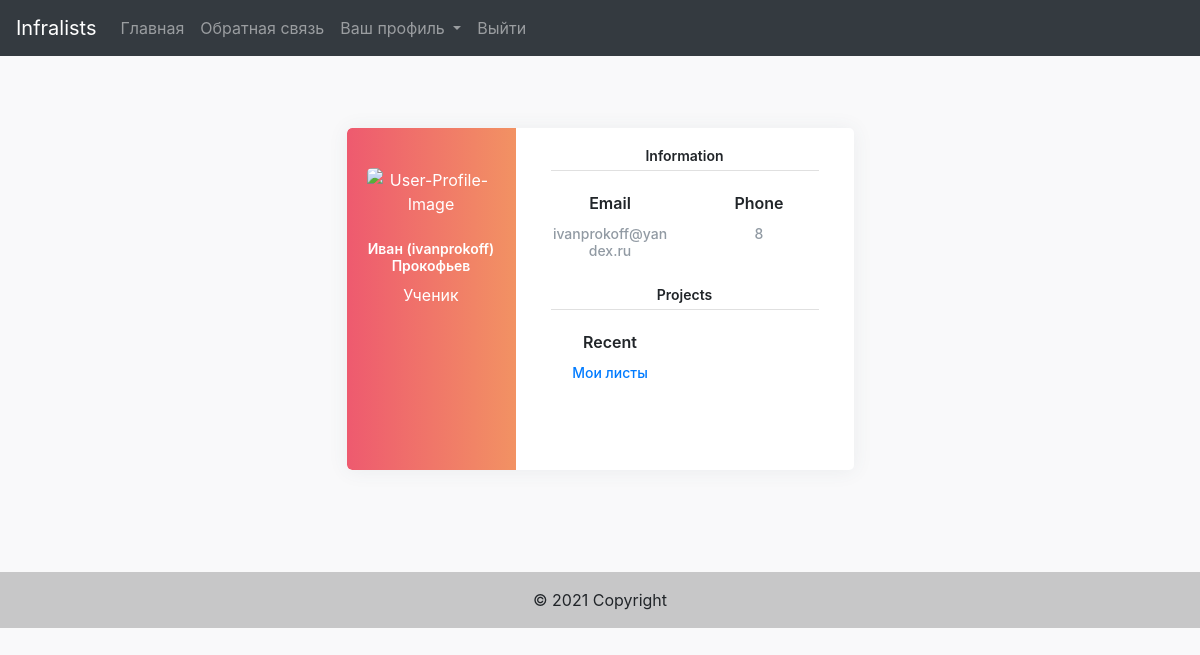
/1 (signed in), run on the app's committed database.
### data/users.py (models this page shows, shortened)
class User(SqlAlchemyBase, UserMixin, SerializerMixin):
    __tablename__ = 'users'
    id = sqlalchemy.Column(sqlalchemy.Integer,
                           primary_key=True, autoincrement=True)
    username = sqlalchemy.Column(sqlalchemy.String, nullable=True)
    name = sqlalchemy.Column(sqlalchemy.String, nullable=True)
    surname = sqlalchemy.Column(sqlalchemy.String, nullable=True)
    work = sqlalchemy.Column(sqlalchemy.String)
    email = sqlalchemy.Column(sqlalchemy.String, unique=True)
    phone_number = sqlalchemy.Column(sqlalchemy.String, unique=True)
    hashed_password = sqlalchemy.Column(sqlalchemy.String, nullable=True)
    item = orm.relation("Items", back_populates='creator')
    all_lists = sqlalchemy.Column(sqlalchemy.String, unique=True)

### main.py (the view)
@login_required
@app.route('/<username>')
def account(username):
    return render_template('account.html')

### data/db_session.py (called while the page is built)
def create_session() -> Session:
    global __factory
    return __factory()

### main.py (called while the page is built)
@login_manager.user_loader
def load_user(user_id):
    db_sess = db_session.create_session()
    return db_sess.query(User).get(user_id)

### templates/account.html (shortened to what this page needs)
{% extends "main.html" %}
{% block content %}
<br>
<div class="page-content page-container" id="page-content" align="center">
    <div class="padding">
        <div class="row container d-flex justify-content-center">
            <div class="col-xl-6 col-md-12">
                <div class="card user-card-full">
                    <div class="row m-l-0 m-r-0">
                        <div class="col-sm-4 bg-c-lite-green user-profile">
                            <div class="card-block text-center text-white">
                                <div class="m-b-25"> <img src="https://img.icons8.com/bubbles/100/000000/user.png" class="img-radius" alt="User-Profile-Image"> </div>
                                <h6 class="f-w-600">{{ current_user.name }} ({{ current_user.username }}) {{ current_user.surname }}</h6>
                                <p>{{ current_user.work }}</p>
                            </div>
                        </div>
                        <div class="col-sm-8">
                            <div class="card-block">
                                <h6 class="m-b-20 p-b-5 b-b-default f-w-600">Information</h6>
                                <div class="row">
                                    <div class="col-sm-6">
                                        <p class="m-b-10 f-w-600">Email</p>
                                        <h6 class="text-muted f-w-400">{{ current_user.email }}</h6>
                                    </div>
                                    <div class="col-sm-6">
                                        <p class="m-b-10 f-w-600">Phone</p>
                                        <h6 class="text-muted f-w-400">{{ current_user.phone_number }}</h6>
                                    </div>
                                </div>
                                <h6 class="m-b-20 m-t-40 p-b-5 b-b-default f-w-600">Projects</h6>
                                <div class="row">
                                    <div class="col-sm-6">
                                        <p class="m-b-10 f-w-600">Recent</p>
                                        <h6 class="text-muted f-w-400"><a href="/{{ current_user.username }}/my_lists">Мои листы</a></h6>
                                    </div>
                                </div>
                                <ul class="social-link list-unstyled m-t-40 m-b-10">
                                    <li></li>
                                    <li></li>
                                    <li></li>
                                </ul>
                            </div>
                        </div>
                    </div>
                </div>
            </div>
        </div>
    </div>
</div>
{% endblock %}

### static/css/main.css (style rules this page uses)
body { background-color: #f9f9fa }
.padding { padding: 3rem !important }
.user-card-full { overflow: hidden }
.card { border-radius: 5px; -webkit-box-shadow: 0 1px 20px 0 rgba(69, 90, 100, 0.08); box-shadow: 0 1px 20px 0 rgba(69, 90, 100, 0.08); border: none; margin-bottom: 30px }
.m-r-0 { margin-right: 0px }
.m-l-0 { margin-left: 0px }
.user-card-full .user-profile { border-radius: 5px 0 0 5px }
.bg-c-lite-green { background: -webkit-gradient(linear, left top, right top, from(#f29263), to(#ee5a6f)); background: linear-gradient(to right, #ee5a6f, #f29263) }
.user-profile { padding: 20px 0 }
.card-block { padding: 1.25rem }
.m-b-25 { margin-bottom: 25px }
.img-radius { border-radius: 5px }
h6 { font-size: 14px }
.card .card-block p { line-height: 25px }
.b-b-default { border-bottom: 1px solid #e0e0e0 }
.m-b-20 { margin-bottom: 20px }
.p-b-5 { padding-bottom: 5px !important }
.m-b-10 { margin-bottom: 10px }
.text-muted { color: #919aa3 !important }
.f-w-600 { font-weight: 600 }
.m-t-40 { margin-top: 20px }
.user-card-full .social-link li { display: inline-block }

### data on the page
User: name "Иван", username "ivanprokoff", surname "Прокофьев", work "Ученик", email "ivanprokoff@yandex.ru", phone_number "8"
